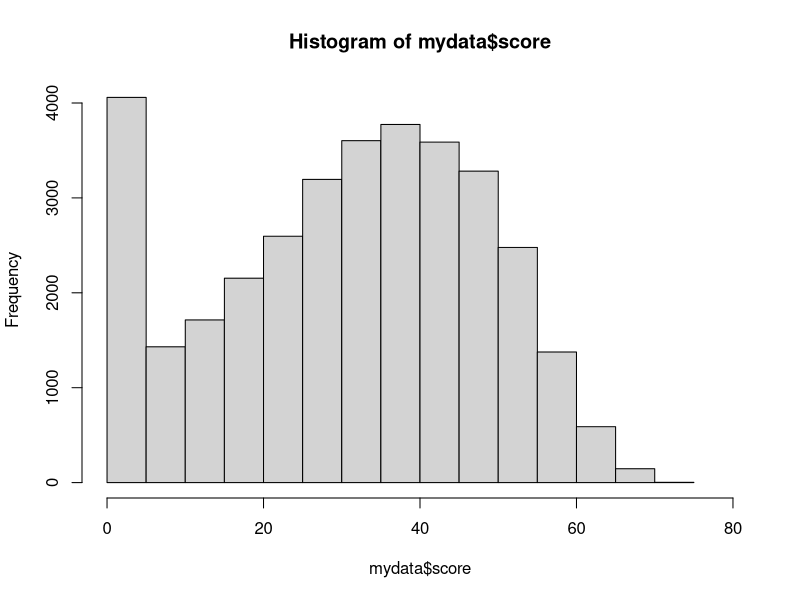
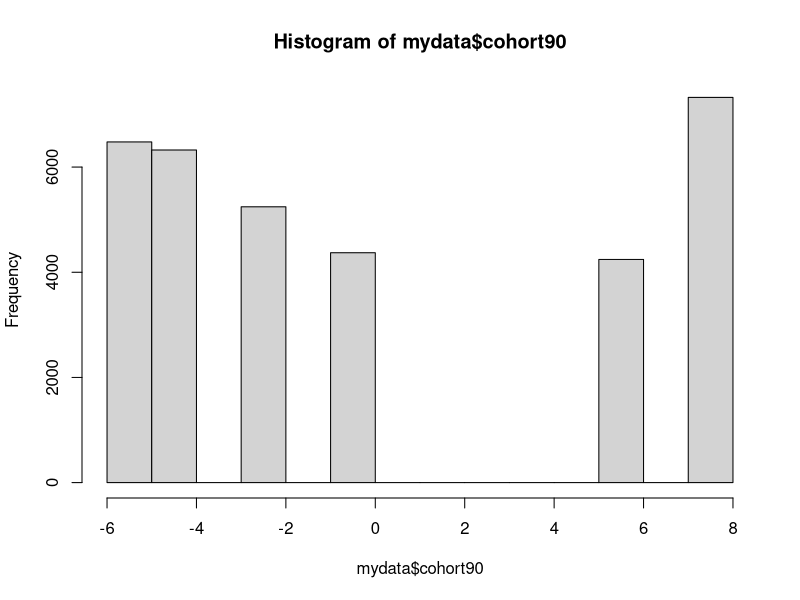
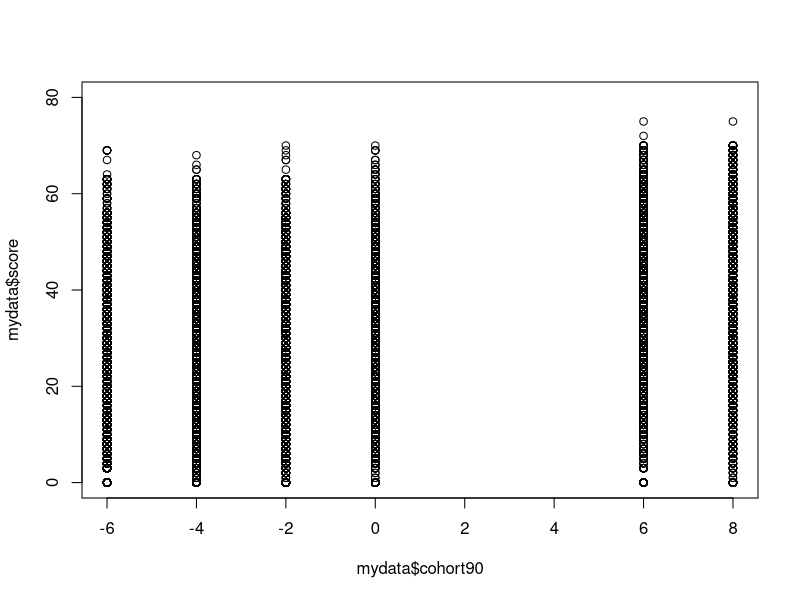
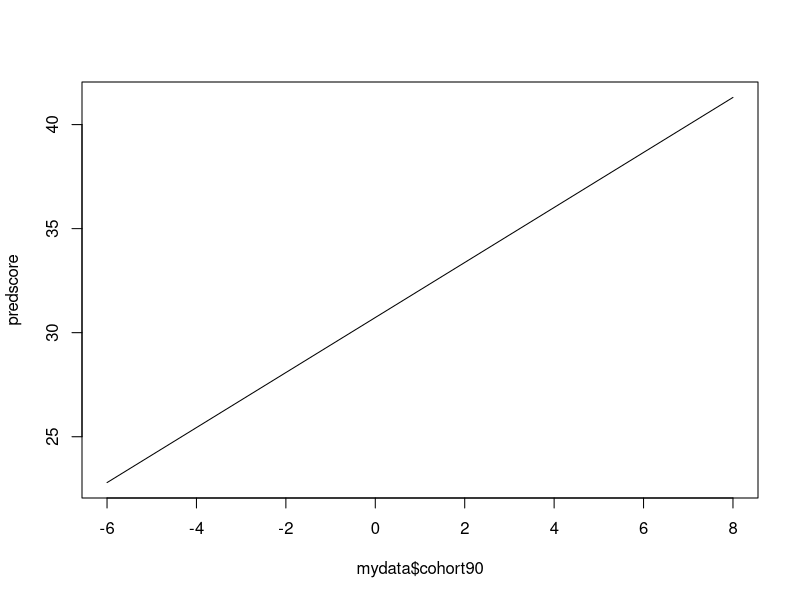

Here is the R script that generated these plots, in order:
## ---- chunk 1
mydata <- read.csv(file = "3.1.txt", sep = ",", header = TRUE)
dim(mydata)
str(mydata)
## ---- chunk 2
mydata [1:20, ]
## ---- chunk 3
hist(mydata$score, xlim = c(0,80))
## ---- chunk 4
summary(mydata)
summary(mydata$score)

sd(mydata$score)
## ---- chunk 5
hist(mydata$cohort90, xlim = c(-6, 8))
## ---- chunk 6
mydata <- read.csv("3.1.txt", sep = ",", header = TRUE)

mytable <- table(mydata$cohort90)
mytable
## ---- chunk 7
prop.table(mytable)
## ---- chunk 8
mytablecomb <- cbind(mytable, prop.table(mytable), cumsum(prop.table(mytable)))
mytablecomb

## ---- chunk 9
colnames(mytablecomb) <- c("Freq", "Perc", "Cum")
mytablecomb
## ---- chunk 10
mytablecomb
## ---- chunk 11
plot(mydata$cohort90, mydata$score, ylim = c(0,80))
## ---- chunk 12
l <- tapply(mydata$score, factor(mydata$cohort90), length)
m <- tapply(mydata$score, factor(mydata$cohort90), mean)
s <- tapply(mydata$score, factor(mydata$cohort90), sd)
tableScore <- cbind("Freq" = l, "mean(score)"= m, "sd(score)" = s)
tableScore
## ---- chunk 13
cor(mydata$score, mydata$cohort90)
## ---- chunk 14
fit <- lm(score ~ cohort90, data = mydata)
summary(fit)
## ---- chunk 15
predscore <- predict(fit)
plot(mydata$cohort90, predscore, type = "l")
